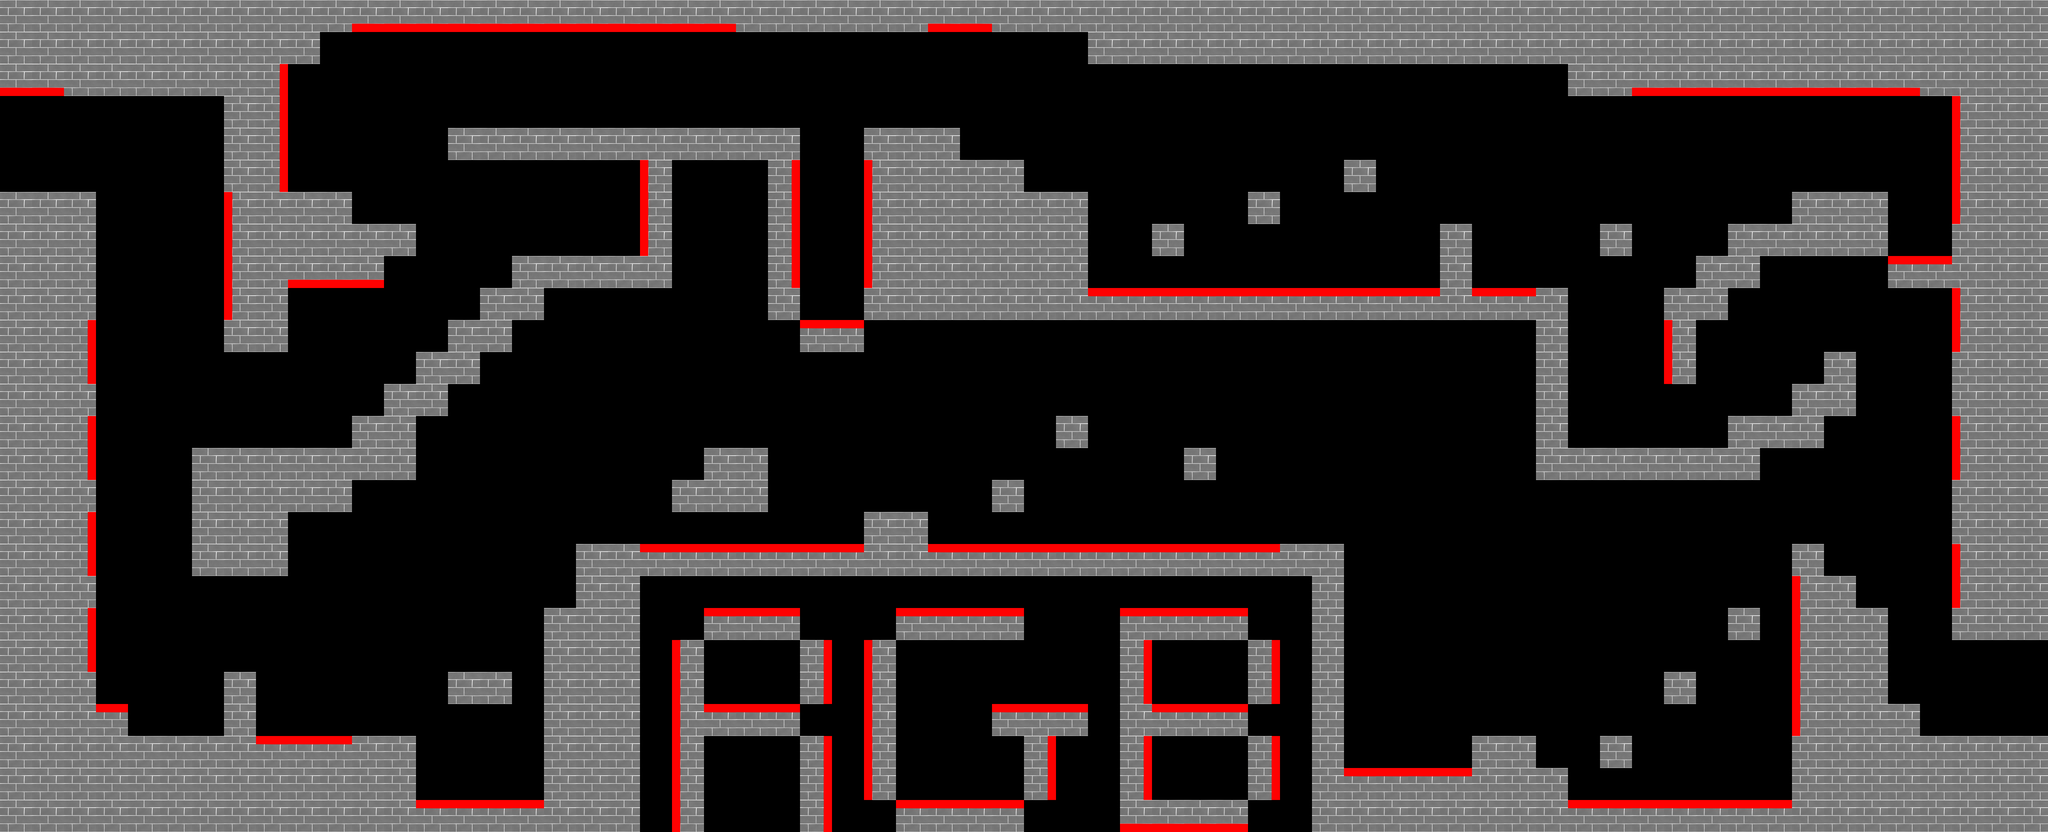

This is a level from a 2D game, rendered from its Tiled map with the project's own tilesets. A one-line summary and the complete map file follow:
An orthogonal 64x26 tile map with 75x75 px tiles, 1 tile layer (Tile Layer 1).

<map version="1.2" tiledversion="1.2.4" orientation="orthogonal" renderorder="right-down" width="64" height="26" tilewidth="75" tileheight="75" infinite="0" nextlayerid="3" nextobjectid="1">
 <tileset firstgid="1" source="RBG Tileset.tsx" />
 <layer id="2" name="Tile Layer 1" width="64" height="26">
  <data encoding="csv">
1,1,1,1,1,1,1,1,1,1,1,8,8,8,8,8,8,8,8,8,8,8,8,1,1,1,1,1,1,8,8,1,1,1,1,1,1,1,1,1,1,1,1,1,1,1,1,1,1,1,1,1,1,1,1,1,1,1,1,1,1,1,1,1,
1,1,1,1,1,1,1,1,1,1,0,0,0,0,0,0,0,0,0,0,0,0,0,0,0,0,0,0,0,0,0,0,0,0,1,1,1,1,1,1,1,1,1,1,1,1,1,1,1,1,1,1,1,1,1,1,1,1,1,1,1,1,1,1,
8,8,1,1,1,1,1,1,5,0,0,0,0,0,0,0,0,0,0,0,0,0,0,0,0,0,0,0,0,0,0,0,0,0,0,0,0,0,0,0,0,0,0,0,0,0,0,0,0,1,1,8,8,8,8,8,8,8,8,8,1,1,1,1,
0,0,0,0,0,0,0,1,5,0,0,0,0,0,0,0,0,0,0,0,0,0,0,0,0,0,0,0,0,0,0,0,0,0,0,0,0,0,0,0,0,0,0,0,0,0,0,0,0,0,0,0,0,0,0,0,0,0,0,0,0,6,1,1,
0,0,0,0,0,0,0,1,5,0,0,0,0,0,1,1,1,1,1,1,1,1,1,1,1,0,0,1,1,1,0,0,0,0,0,0,0,0,0,0,0,0,0,0,0,0,0,0,0,0,0,0,0,0,0,0,0,0,0,0,0,6,1,1,
0,0,0,0,0,0,0,1,5,0,0,0,0,0,0,0,0,0,0,0,6,0,0,0,5,0,0,6,1,1,1,1,0,0,0,0,0,0,0,0,0,0,1,0,0,0,0,0,0,0,0,0,0,0,0,0,0,0,0,0,0,6,1,1,
1,1,1,0,0,0,0,6,1,1,1,0,0,0,0,0,0,0,0,0,6,0,0,0,5,0,0,6,1,1,1,1,1,1,0,0,0,0,0,1,0,0,0,0,0,0,0,0,0,0,0,0,0,0,0,0,1,1,1,0,0,6,1,1,
1,1,1,0,0,0,0,6,1,1,1,1,1,0,0,0,0,0,0,0,6,0,0,0,5,0,0,6,1,1,1,1,1,1,0,0,1,0,0,0,0,0,0,0,0,1,0,0,0,0,1,0,0,0,1,1,1,1,1,0,0,1,1,1,
1,1,1,0,0,0,0,6,1,8,8,8,0,0,0,0,1,1,1,1,1,0,0,0,5,0,0,6,1,1,1,1,1,1,0,0,0,0,0,0,0,0,0,0,0,1,0,0,0,0,0,0,0,1,1,0,0,0,0,7,7,1,1,1,
1,1,1,0,0,0,0,6,1,0,0,0,0,0,0,1,1,0,0,0,0,0,0,0,1,0,0,1,1,1,1,1,1,1,7,7,7,7,7,7,7,7,7,7,7,1,7,7,1,0,0,0,1,1,0,0,0,0,0,0,0,6,1,1,
1,1,5,0,0,0,0,1,1,0,0,0,0,0,1,1,0,0,0,0,0,0,0,0,0,7,7,0,0,0,0,0,0,0,0,0,0,0,0,0,0,0,0,0,0,0,0,0,1,0,0,0,6,0,0,0,0,0,0,0,0,6,1,1,
1,1,5,0,0,0,0,0,0,0,0,0,0,1,1,0,0,0,0,0,0,0,0,0,0,0,0,0,0,0,0,0,0,0,0,0,0,0,0,0,0,0,0,0,0,0,0,0,1,0,0,0,6,0,0,0,0,1,0,0,0,1,1,1,
1,1,1,0,0,0,0,0,0,0,0,0,1,1,0,0,0,0,0,0,0,0,0,0,0,0,0,0,0,0,0,0,0,0,0,0,0,0,0,0,0,0,0,0,0,0,0,0,1,0,0,0,0,0,0,0,1,1,0,0,0,1,1,1,
1,1,5,0,0,0,0,0,0,0,0,1,1,0,0,0,0,0,0,0,0,0,0,0,0,0,0,0,0,0,0,0,0,1,0,0,0,0,0,0,0,0,0,0,0,0,0,0,1,0,0,0,0,0,1,1,1,0,0,0,0,6,1,1,
1,1,5,0,0,0,1,1,1,1,1,1,1,0,0,0,0,0,0,0,0,0,1,1,0,0,0,0,0,0,0,0,0,0,0,0,0,1,0,0,0,0,0,0,0,0,0,0,1,1,1,1,1,1,1,0,0,0,0,0,0,6,1,1,
1,1,1,0,0,0,1,1,1,1,1,0,0,0,0,0,0,0,0,0,0,1,1,1,0,0,0,0,0,0,0,1,0,0,0,0,0,0,0,0,0,0,0,0,0,0,0,0,0,0,0,0,0,0,0,0,0,0,0,0,0,1,1,1,
1,1,5,0,0,0,1,1,1,0,0,0,0,0,0,0,0,0,0,0,0,0,0,0,0,0,0,1,1,0,0,0,0,0,0,0,0,0,0,0,0,0,0,0,0,0,0,0,0,0,0,0,0,0,0,0,0,0,0,0,0,1,1,1,
1,1,5,0,0,0,1,1,1,0,0,0,0,0,0,0,0,0,1,1,7,7,7,7,7,7,7,1,1,7,7,7,7,7,7,7,7,7,7,7,1,1,0,0,0,0,0,0,0,0,0,0,0,0,0,0,1,0,0,0,0,6,1,1,
1,1,1,0,0,0,0,0,0,0,0,0,0,0,0,0,0,0,1,1,0,0,0,0,0,0,0,0,0,0,0,0,0,0,0,0,0,0,0,0,0,1,0,0,0,0,0,0,0,0,0,0,0,0,0,0,6,1,0,0,0,6,1,1,
1,1,5,0,0,0,0,0,0,0,0,0,0,0,0,0,0,1,1,1,0,0,7,7,7,0,0,0,7,7,7,7,0,0,0,7,7,7,7,0,0,1,0,0,0,0,0,0,0,0,0,0,0,0,1,0,6,1,1,0,0,1,1,1,
1,1,5,0,0,0,0,0,0,0,0,0,0,0,0,0,0,1,1,1,0,6,0,0,0,5,0,6,0,0,0,0,0,0,0,5,0,0,0,5,0,1,0,0,0,0,0,0,0,0,0,0,0,0,0,0,6,1,1,0,0,0,0,0,
1,1,1,0,0,0,0,1,0,0,0,0,0,0,1,1,0,1,1,1,0,6,0,0,0,5,0,6,0,0,0,0,0,0,0,5,0,0,0,5,0,1,0,0,0,0,0,0,0,0,0,0,1,0,0,0,6,1,1,0,0,0,0,0,
1,1,1,7,0,0,0,1,0,0,0,0,0,0,0,0,0,1,1,1,0,6,7,7,7,0,0,6,0,0,0,7,7,7,0,1,7,7,7,0,0,1,0,0,0,0,0,0,0,0,0,0,0,0,0,0,6,1,1,1,0,0,0,0,
1,1,1,1,1,1,1,1,7,7,7,1,1,0,0,0,0,1,1,1,0,6,0,0,0,5,0,6,0,0,0,0,5,0,0,5,0,0,0,5,0,1,0,0,0,0,1,1,0,0,1,0,0,0,0,0,1,1,1,1,1,1,1,1,
1,1,1,1,1,1,1,1,1,1,1,1,1,0,0,0,0,1,1,1,0,6,0,0,0,5,0,6,0,0,0,0,5,0,0,5,0,0,0,5,0,1,7,7,7,7,1,1,1,0,0,0,0,0,0,0,1,1,1,1,1,1,1,1,
1,1,1,1,1,1,1,1,1,1,1,1,1,7,7,7,7,1,1,1,0,6,0,0,0,5,0,0,7,7,7,7,0,0,0,8,8,8,8,0,0,1,1,1,1,1,1,1,1,7,7,7,7,7,7,7,1,1,1,1,1,1,1,1
</data>
 </layer>
</map>